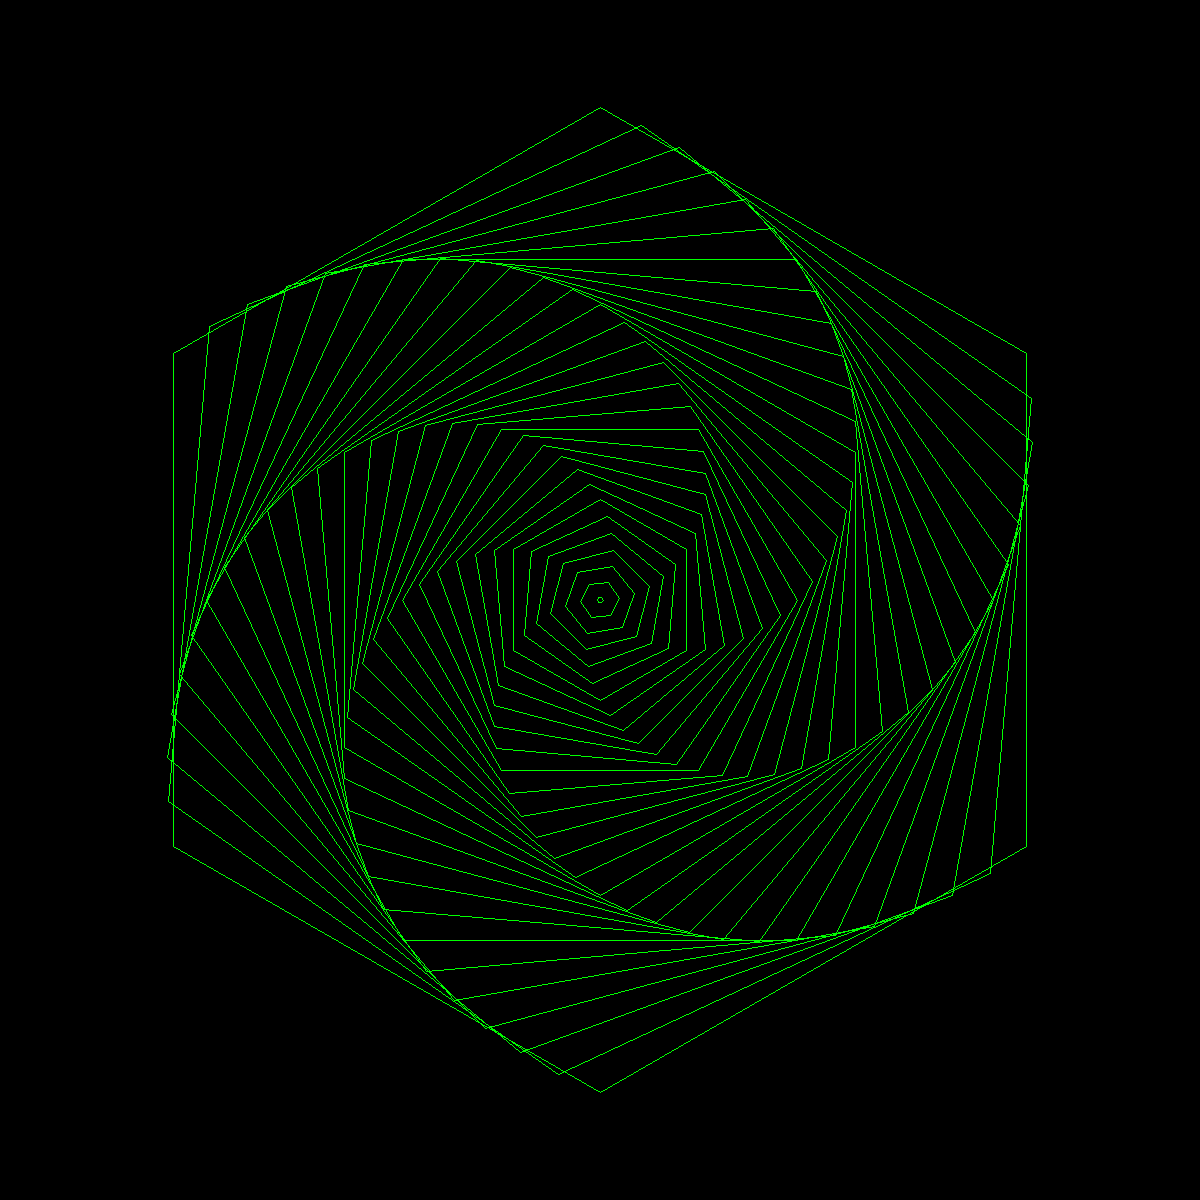

This chart was generated by the following Python code:
from PIL import Image, ImageDraw

# Setup
img_width = 1200
img_height = 1200
img = Image.new("RGB", (img_width, img_height))
draw = ImageDraw.Draw(img)

# Draw
radius = 3
for i in range(31):
    draw.regular_polygon((img_width/2, img_height/2, radius+(i*16)), 6, outline='lime', rotation=i*5)
    radius = radius * 1.05

# Saves the picture
img_path = __file__.replace('.py', '.png')
img.save(img_path)
print(f'Saved {img_path}')
img.show()
